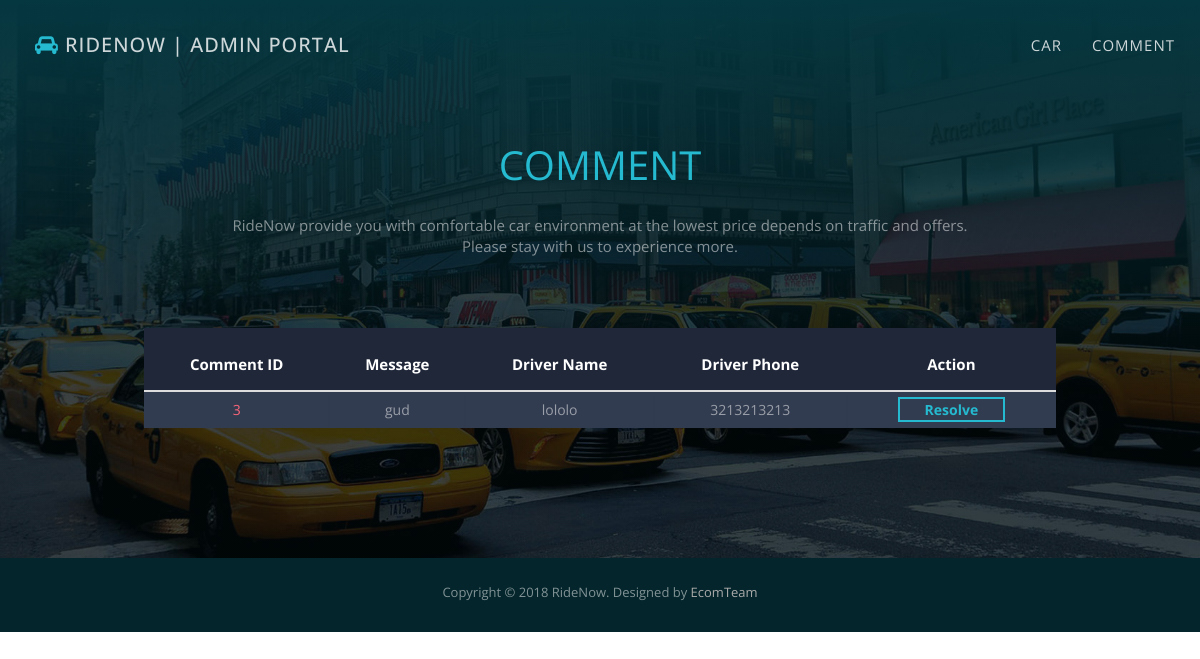
Page /listComplaint.php on the earlier database version.
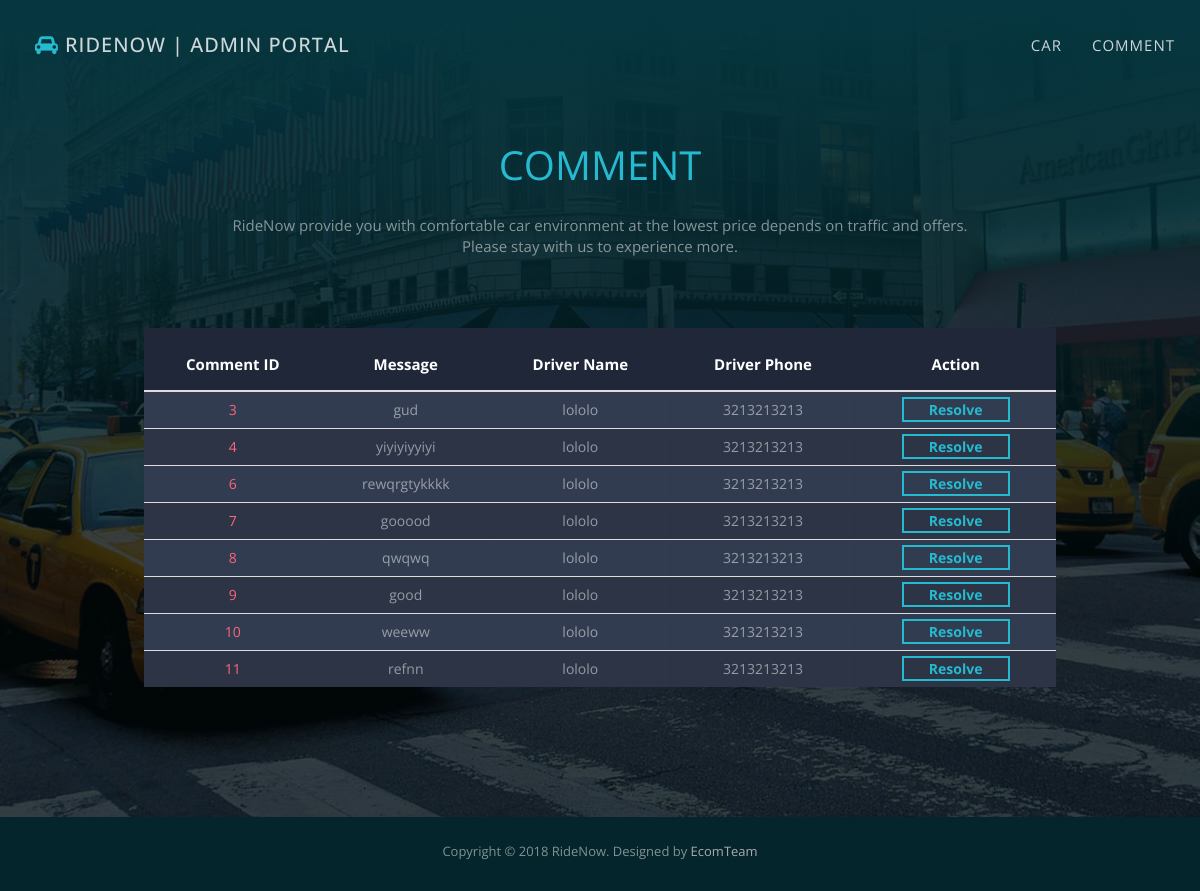
Same page on the later database version.
### tables this page shows
CREATE TABLE `comment` (
  `commentID` int(11) NOT NULL,
  `commentMsg` varchar(100) NOT NULL,
  `driverName` varchar(50) NOT NULL,
  `driverPhone` varchar(50) NOT NULL,
  `complaintStatus` varchar(20) NOT NULL DEFAULT 'Unresolved'
);

### listComplaint.php (the view, shortened to what this page needs)
<?php
$conn = OpenCon();
?>
<!DOCTYPE html>
<html lang="en">
<head>
<link rel="stylesheet" type="text/css"  href="css/bootstrap.css">
<link rel="stylesheet" type="text/css" href="fonts/font-awesome/css/font-awesome.css">
<link rel="stylesheet" type="text/css"  href="css/style.css">
<link rel="stylesheet" type="text/css" href="css/prettyPhoto.css">
</head>
<body id="page-top" data-spy="scroll" data-target=".navbar-fixed-top">
<nav id="menu" class="navbar navbar-default navbar-fixed-top">
  <div class="container">
    <div class="navbar-header">
      <a class="navbar-brand page-scroll" href="index.php"><i class="fa fa-car"></i> RideNow | Admin Portal</a>
    </div>
    <div class="collapse navbar-collapse" id="bs-example-navbar-collapse-1">
      <ul class="nav navbar-nav navbar-right">
        <li><a href="listCar.php" class="page-scroll" style="font-size: 15px ;">Car</a></li>
        <li><a href="listComplaint.php" class="page-scroll" style="font-size: 15px ;">Comment</a></li>
      </ul>
    </div>
  </div>
</nav>
<div id="contact" class="text-center">
  <div class="overlay">
    <div class="container">
      <div class="col-md-8 col-md-offset-2 section-title">
        <h2>Comment</h2>
        <p>RideNow provide you with comfortable car environment at the lowest price depends on traffic and offers. Please stay with us to experience more.</p>
      </div>
      <table class="table">
      <thead>
        <tr>
          <th><h1>Comment ID</h1></th>
          <th><h1>Message</h1></th>
          <th><h1>Driver Name</h1></th>
          <th><h1>Driver Phone</h1></th>
          <th><h1>Action</h1></th>
        </tr>
      </thead>
      <tbody>
     <?php
        $sqlgetloc = "select * from comment WHERE complaintStatus = 'Unresolved'";
        $run_getloc= mysqli_query($conn,$sqlgetloc);
        while( $row = mysqli_fetch_array($run_getloc)) {
          echo "<tr>";
          echo "<td>".$row['commentID']."</td>";
          echo "<td>".$row['commentMsg']."</td>";
          echo "<td>".$row['driverName']."</td>";
          echo "<td>".$row['driverPhone']."</td>";
          echo "<td><a class='bookBtn' href=\"resolveComplaint.php?commentID=$row[commentID]\">Resolve</a></td>";
          echo "</tr>";
      }
?>
      </tbody>
    </table>
      </div>
    </div>
</div>
<div id="footer">
  <div class="container text-center">
    <div class="fnav">
      <p>Copyright &copy; 2018 RideNow. Designed by<a href="" rel="nofollow"> EcomTeam</a></p>
    </div>
  </div>
</div>
</body>
</html>

Differences in the rows shown:
added comment: commentID "4", commentMsg "yiyiyiyyiyi", driverName "lololo", driverPhone "3213213213"
added comment: commentID "6", commentMsg "rewqrgtykkkk", driverName "lololo", driverPhone "3213213213"
added comment: commentID "7", commentMsg "gooood", driverName "lololo", driverPhone "3213213213"
added comment: commentID "8", commentMsg "qwqwq", driverName "lololo", driverPhone "3213213213"
added comment: commentID "9", commentMsg "good", driverName "lololo", driverPhone "3213213213"
added comment: commentID "10", commentMsg "weeww", driverName "lololo", driverPhone "3213213213"
added comment: commentID "11", commentMsg "refnn", driverName "lololo", driverPhone "3213213213"
